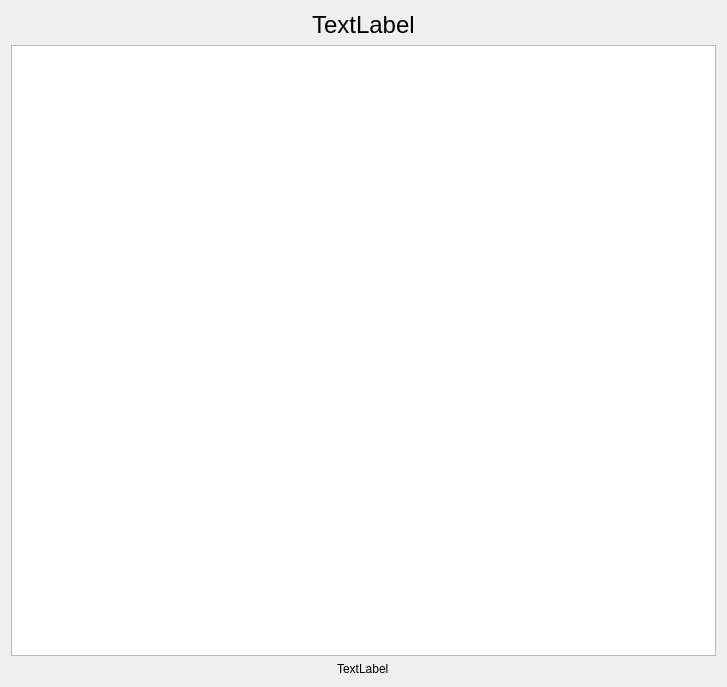
<?xml version="1.0" encoding="UTF-8"?>
<ui version="4.0">
 <class>Form</class>
 <widget class="QWidget" name="Form">
  <property name="geometry">
   <rect>
    <x>0</x>
    <y>0</y>
    <width>727</width>
    <height>687</height>
   </rect>
  </property>
  <property name="windowTitle">
   <string>Form</string>
  </property>
  <layout class="QVBoxLayout" name="verticalLayout">
   <item alignment="Qt::AlignHCenter">
    <widget class="QLabel" name="label">
     <property name="font">
      <font>
       <pointsize>18</pointsize>
      </font>
     </property>
     <property name="text">
      <string>TextLabel</string>
     </property>
    </widget>
   </item>
   <item>
    <widget class="QTableView" name="tableView">
     <attribute name="horizontalHeaderCascadingSectionResizes">
      <bool>true</bool>
     </attribute>
     <attribute name="horizontalHeaderDefaultSectionSize">
      <number>130</number>
     </attribute>
    </widget>
   </item>
   <item alignment="Qt::AlignHCenter|Qt::AlignBottom">
    <widget class="QLabel" name="label_2">
     <property name="text">
      <string>TextLabel</string>
     </property>
    </widget>
   </item>
  </layout>
 </widget>
 <resources/>
 <connections/>
</ui>
